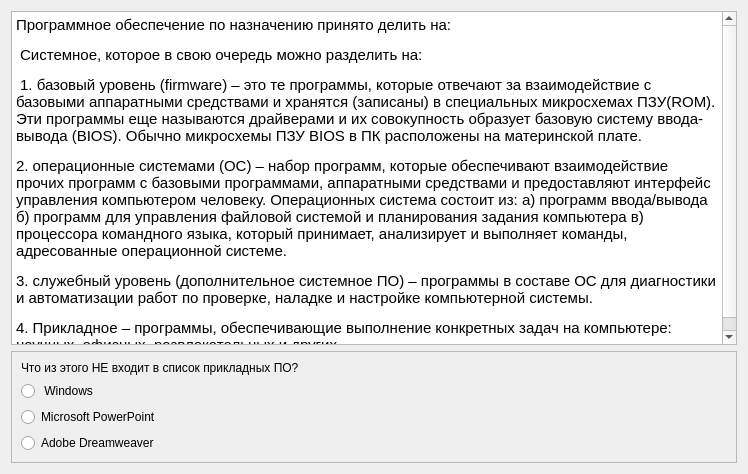
          <widget class="QWidget" name="scrollAreaWidgetContents_3">
           <property name="geometry">
            <rect>
             <x>0</x>
             <y>0</y>
             <width>748</width>
             <height>474</height>
            </rect>
           </property>
           <layout class="QVBoxLayout" name="verticalLayout_10">
            <item>
             <widget class="QTextEdit" name="textEdit_3">
              <property name="html">
               <string>&lt;!DOCTYPE HTML PUBLIC &quot;-//W3C//DTD HTML 4.0//EN&quot; &quot;http://www.w3.org/TR/REC-html40/strict.dtd&quot;&gt;
&lt;html&gt;&lt;head&gt;&lt;meta name=&quot;qrichtext&quot; content=&quot;1&quot; /&gt;&lt;style type=&quot;text/css&quot;&gt;
p, li { white-space: pre-wrap; }
&lt;/style&gt;&lt;/head&gt;&lt;body style=&quot; font-family:'MS Shell Dlg 2'; font-size:7.8pt; font-weight:400; font-style:normal;&quot;&gt;
&lt;p style=&quot; margin-top:12px; margin-bottom:12px; margin-left:0px; margin-right:0px; -qt-block-indent:0; text-indent:0px;&quot;&gt;&lt;span style=&quot; font-size:11pt;&quot;&gt;Программное обеспечение по назначению принято делить на: &lt;/span&gt;&lt;/p&gt;
&lt;p style=&quot; margin-top:12px; margin-bottom:12px; margin-left:0px; margin-right:0px; -qt-block-indent:0; text-indent:0px;&quot;&gt;&lt;span style=&quot; font-size:11pt;&quot;&gt; Системное, которое в свою очередь можно разделить на: &lt;/span&gt;&lt;/p&gt;
&lt;p style=&quot; margin-top:12px; margin-bottom:12px; margin-left:0px; margin-right:0px; -qt-block-indent:0; text-indent:0px;&quot;&gt;&lt;span style=&quot; font-size:11pt;&quot;&gt; 1. базовый уровень (firmware) – это те программы, которые отвечают за взаимодействие с базовыми аппаратными средствами и хранятся (записаны) в специальных микросхемах ПЗУ(ROM). Эти программы еще называются драйверами и их совокупность образует базовую систему ввода-вывода (BIOS). Обычно микросхемы ПЗУ BIOS в ПК расположены на материнской плате. &lt;/span&gt;&lt;/p&gt;
&lt;p style=&quot; margin-top:12px; margin-bottom:12px; margin-left:0px; margin-right:0px; -qt-block-indent:0; text-indent:0px;&quot;&gt;&lt;span style=&quot; font-size:11pt;&quot;&gt;2. операционные системами (ОС) – набор программ, которые обеспечивают взаимодействие прочих программ с базовыми программами, аппаратными средствами и предоставляют интерфейс управления компьютером человеку. Операционных система состоит из: а) программ ввода/вывода б) программ для управления файловой системой и планирования задания компьютера в) процессора командного языка, который принимает, анализирует и выполняет команды, адресованные операционной системе.&lt;/span&gt;&lt;/p&gt;
&lt;p style=&quot; margin-top:12px; margin-bottom:12px; margin-left:0px; margin-right:0px; -qt-block-indent:0; text-indent:0px;&quot;&gt;&lt;span style=&quot; font-size:11pt;&quot;&gt;3. служебный уровень (дополнительное системное ПО) – программы в составе ОС для диагностики и автоматизации работ по проверке, наладке и настройке компьютерной системы. &lt;/span&gt;&lt;/p&gt;
&lt;p style=&quot; margin-top:12px; margin-bottom:12px; margin-left:0px; margin-right:0px; -qt-block-indent:0; text-indent:0px;&quot;&gt;&lt;span style=&quot; font-size:11pt;&quot;&gt;4. Прикладное – программы, обеспечивающие выполнение конкретных задач на компьютере: научных, офисных, развлекательных и других. &lt;/span&gt;&lt;/p&gt;&lt;/body&gt;&lt;/html&gt;</string>
              </property>
             </widget>
            </item>
            <item>
             <widget class="QFrame" name="frame_3">
              <property name="frameShape">
               <enum>QFrame::StyledPanel</enum>
              </property>
              <property name="frameShadow">
               <enum>QFrame::Raised</enum>
              </property>
              <layout class="QVBoxLayout" name="verticalLayout_9">
               <item>
                <widget class="QLabel" name="label_3">
                 <property name="text">
                  <string>Что из этого НЕ входит в список прикладных ПО?</string>
                 </property>
                </widget>
               </item>
               <item>
                <widget class="QRadioButton" name="radioButton_7">
                 <property name="text">
                  <string> Windows</string>
                 </property>
                 <attribute name="buttonGroup">
                  <string notr="true">buttonGroup_3</string>
                 </attribute>
                </widget>
               </item>
               <item>
                <widget class="QRadioButton" name="radioButton_8">
                 <property name="text">
                  <string>Microsoft PowerPoint</string>
                 </property>
                 <attribute name="buttonGroup">
                  <string notr="true">buttonGroup_3</string>
                 </attribute>
                </widget>
               </item>
               <item>
                <widget class="QRadioButton" name="radioButton_9">
                 <property name="text">
                  <string>Adobe Dreamweaver</string>
                 </property>
                 <attribute name="buttonGroup">
                  <string notr="true">buttonGroup_3</string>
                 </attribute>
                </widget>
               </item>
              </layout>
             </widget>
            </item>
           </layout>
          </widget>
